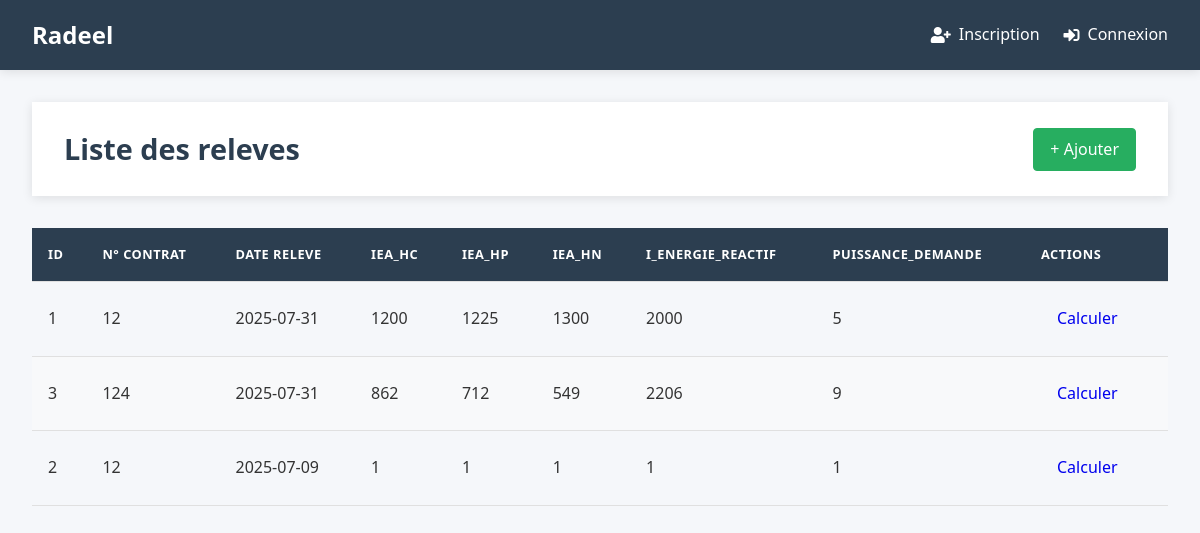
/releve/, run on an earlier commit of the app's database.
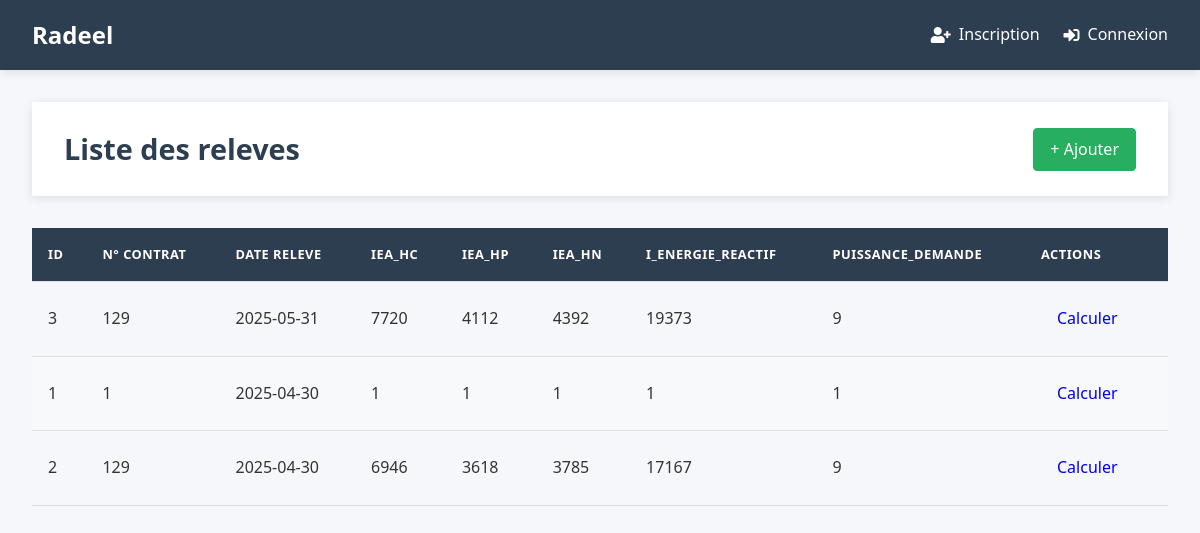
And on a later commit of the database.
### tables this page shows
CREATE TABLE releves_index (
    id INTEGER PRIMARY KEY AUTOINCREMENT,
    Nr_contrat INTEGER NOT NULL,
    date_releve DATE NOT NULL DEFAULT CURRENT_DATE,
    IEA_HC INTEGER NOT NULL CHECK(IEA_HC >= 0),
    IEA_HP INTEGER NOT NULL CHECK(IEA_HP >= 0),
    IEA_HN INTEGER Not Null CHECK(IEA_HN >= 0),
    I_energie_reactif INTEGER CHECK(I_energie_reactif >= 0),
    Puissance_demande INTEGER CHECK(Puissance_demande >= 0),
    FOREIGN KEY (Nr_contrat) REFERENCES contrats(Nr_contrat) ON DELETE CASCADE,
    UNIQUE(Nr_contrat, date_releve)
);

### radeel/releves.py (the view)
@br.route('/')
def index():
    db = get_db()
    releves = db.execute(
        'SELECT * FROM releves_index ORDER BY date_releve DESC'
    ).fetchall()
    return render_template('releves/index.html', releves= releves)

### radeel/auth.py (called while the page is built)
@bp.before_app_request
def load_logged_in_user():
    user_id = session.get('user_id')
    if user_id is None:
        g.user = None
    else:
        g.user = get_db().execute(
            'SELECT * FROM user WHERE id = ?', (user_id,)
        ).fetchone()

### radeel/db.py (called while the page is built)
def get_db():
    if 'db' not in g:
        g.db = sqlite3.connect(
            current_app.config['DATABASE'],
            detect_types=sqlite3.PARSE_DECLTYPES
        )
        g.db.execute("PRAGMA foreign_keys = ON;")
        g.db.row_factory = sqlite3.Row
    return g.db

### radeel/templates/releves/index.html (shortened to what this page needs)
{% extends "base.html" %}
{% block header %}
  <h1>Liste des releves</h1>
  <a href="{{ url_for('releve.ajouter') }}" class="btn btn-success">+ Ajouter</a>
{% endblock %}
{% block content %}
  <table class="table">
    <thead>
      <tr>
        <th>Id</th>
        <th>N° Contrat</th>
        <th>Date Releve</th>
        <th>IEA_HC</th>
        <th>IEA_HP</th>
        <th>IEA_HN</th>
        <th>I_energie_reactif</th>
        <th>Puissance_demande</th>
        <th>Actions</th>
      </tr>
    </thead>
    <tbody>
      {% for releve in releves %}
        <tr>
            <td>{{ releve.Id }}</td>
          <td>{{ releve.Nr_contrat }}</td>
            <td>{{ releve.date_releve }}</td>
            <td>{{ releve.IEA_HC }}</td>
            <td>{{ releve.IEA_HP }}</td>
            <td>{{ releve.IEA_HN }}</td>
            <td>{{ releve.I_energie_reactif }}</td>
            <td>{{ releve.Puissance_demande }}</td>
            <td><a href="{{ url_for('releve.calculer', id=releve.Id) }}" class="btn btn-primary">Calculer</a></td>
        </tr>
      {% endfor %}
    </tbody>
  </table>
{% endblock %}

What changed in the data, as far as the page shows it:
changed releves_index id 3: Nr_contrat "124" → "129"; date_releve "2025-07-31" → "2025-05-31"; IEA_HC "862" → "7720"; IEA_HP "712" → "4112"; IEA_HN "549" → "4392"; I_energie_reactif "2206" → "19373"; moves up the list
changed releves_index id 1: Nr_contrat "12" → "1"; date_releve "2025-07-31" → "2025-04-30"; IEA_HC "1200" → "1"; IEA_HP "1225" → "1"; IEA_HN "1300" → "1"; I_energie_reactif "2000" → "1"; Puissance_demande "5" → "1"
changed releves_index id 2: Nr_contrat "12" → "129"; date_releve "2025-07-09" → "2025-04-30"; IEA_HC "1" → "6946"; IEA_HP "1" → "3618"; IEA_HN "1" → "3785"; I_energie_reactif "1" → "17167"; Puissance_demande "1" → "9"
